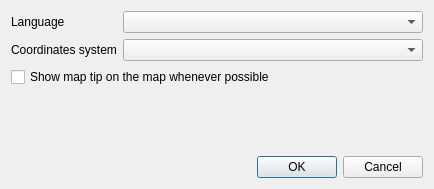
<?xml version="1.0" encoding="UTF-8"?>
<ui version="4.0">
 <class>Config</class>
 <widget class="QDialog" name="Config">
  <property name="geometry">
   <rect>
    <x>0</x>
    <y>0</y>
    <width>434</width>
    <height>189</height>
   </rect>
  </property>
  <property name="windowTitle">
   <string>Swiss locator filter configuration</string>
  </property>
  <layout class="QGridLayout" name="gridLayout">
   <item row="2" column="0">
    <widget class="QLabel" name="label_4">
     <property name="text">
      <string>Coordinates system</string>
     </property>
    </widget>
   </item>
   <item row="0" column="1" colspan="2">
    <widget class="QComboBox" name="lang"/>
   </item>
   <item row="2" column="1" colspan="2">
    <widget class="QComboBox" name="crs"/>
   </item>
   <item row="0" column="0">
    <widget class="QLabel" name="label_5">
     <property name="text">
      <string>Language</string>
     </property>
    </widget>
   </item>
   <item row="3" column="0" colspan="3">
    <widget class="QCheckBox" name="show_map_tip">
     <property name="text">
      <string>Show map tip on the map whenever possible</string>
     </property>
    </widget>
   </item>
   <item row="5" column="2">
    <widget class="QDialogButtonBox" name="buttonBox">
     <property name="orientation">
      <enum>Qt::Horizontal</enum>
     </property>
     <property name="standardButtons">
      <set>QDialogButtonBox::Cancel|QDialogButtonBox::Ok</set>
     </property>
    </widget>
   </item>
   <item row="4" column="2">
    <spacer name="verticalSpacer">
     <property name="orientation">
      <enum>Qt::Vertical</enum>
     </property>
     <property name="sizeHint" stdset="0">
      <size>
       <width>20</width>
       <height>40</height>
      </size>
     </property>
    </spacer>
   </item>
  </layout>
 </widget>
 <resources/>
 <connections>
  <connection>
   <sender>buttonBox</sender>
   <signal>accepted()</signal>
   <receiver>Config</receiver>
   <slot>accept()</slot>
   <hints>
    <hint type="sourcelabel">
     <x>248</x>
     <y>254</y>
    </hint>
    <hint type="destinationlabel">
     <x>157</x>
     <y>274</y>
    </hint>
   </hints>
  </connection>
  <connection>
   <sender>buttonBox</sender>
   <signal>rejected()</signal>
   <receiver>Config</receiver>
   <slot>reject()</slot>
   <hints>
    <hint type="sourcelabel">
     <x>316</x>
     <y>260</y>
    </hint>
    <hint type="destinationlabel">
     <x>286</x>
     <y>274</y>
    </hint>
   </hints>
  </connection>
 </connections>
</ui>
